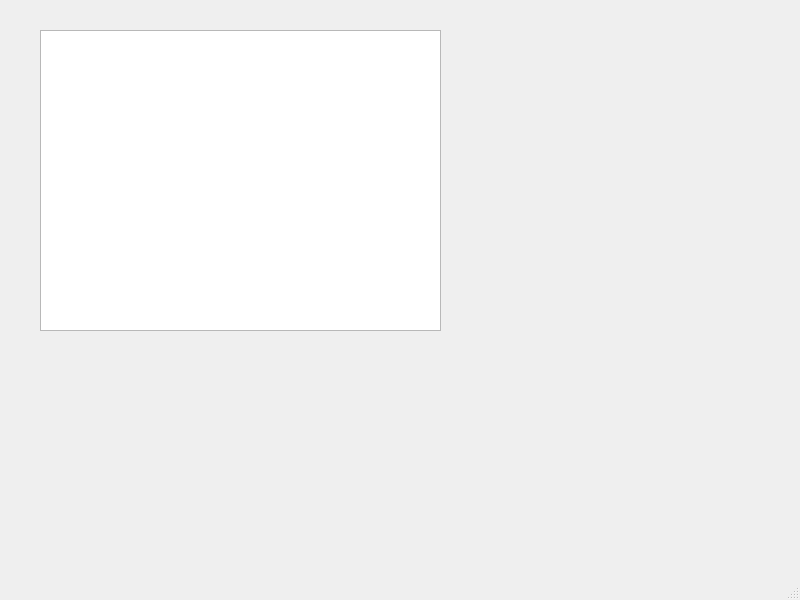
<?xml version="1.0" encoding="UTF-8"?>
<ui version="4.0">
 <class>Nw</class>
 <widget class="QMainWindow" name="Nw">
  <property name="geometry">
   <rect>
    <x>0</x>
    <y>0</y>
    <width>800</width>
    <height>600</height>
   </rect>
  </property>
  <property name="windowTitle">
   <string>MainWindow</string>
  </property>
  <widget class="QWidget" name="centralwidget">
   <widget class="QListWidget" name="listWidget">
    <property name="geometry">
     <rect>
      <x>40</x>
      <y>30</y>
      <width>401</width>
      <height>301</height>
     </rect>
    </property>
   </widget>
  </widget>
  <widget class="QMenuBar" name="menubar">
   <property name="geometry">
    <rect>
     <x>0</x>
     <y>0</y>
     <width>800</width>
     <height>21</height>
    </rect>
   </property>
  </widget>
  <widget class="QStatusBar" name="statusbar"/>
 </widget>
 <resources/>
 <connections/>
</ui>
